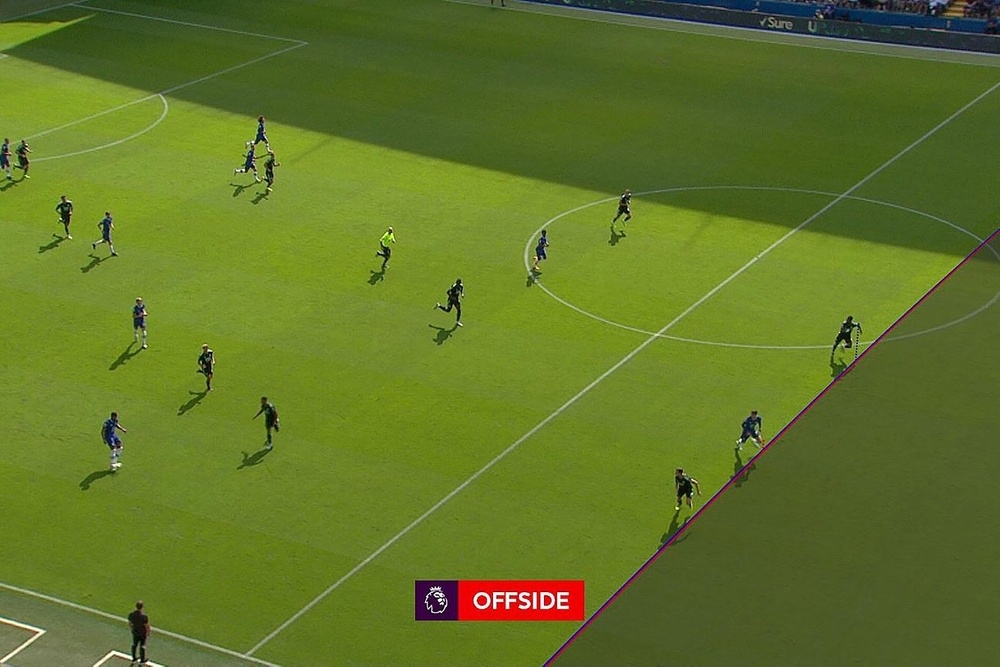
#> input picture backend/logic/r1054083_1296x864_3-2.jpg, 1000 x 667 px, shrunk from 1296 x 864 before the run
$ python detector_v1.py r1054083_1296x864_3-2.jpg
#> lines starting #> are read from the running program, lines starting #| are printed output that depends on the picture; after the words box and inside, x2 and y2 are one past the last pixel; in counts of white or black regions, pixels touching at a corner belong together
#> in main, image is the input picture: shape (667, 1000, 3); mean B, G, R 39.5, 117, 97.2
#!/usr/bin/env python3
import sys
import cv2
import numpy as np
import io
from PIL import Image

def detect_white_lines(image):
    """
    Convert the image (BGR) to HLS, then apply a range filter
    to isolate white-ish areas.
    """
    # Convert BGR to HLS
    hls = cv2.cvtColor(image, cv2.COLOR_BGR2HLS)
#> hls: shape (667, 1000, 3); mean of channels 0, 1, 2 41, 78.9, 131.2

    # Define lower and upper thresholds for 'white' in HLS
    # Adjust based on your specific pitch/lighting conditions
    lower_white = np.array([0, 180, 0])      # hue=0, lightness=180, saturation=0
    upper_white = np.array([255, 255, 100])  # hue=255, lightness=255, saturation=100

    # Create a binary mask where white-ish regions are 255
    mask = cv2.inRange(hls, lower_white, upper_white)
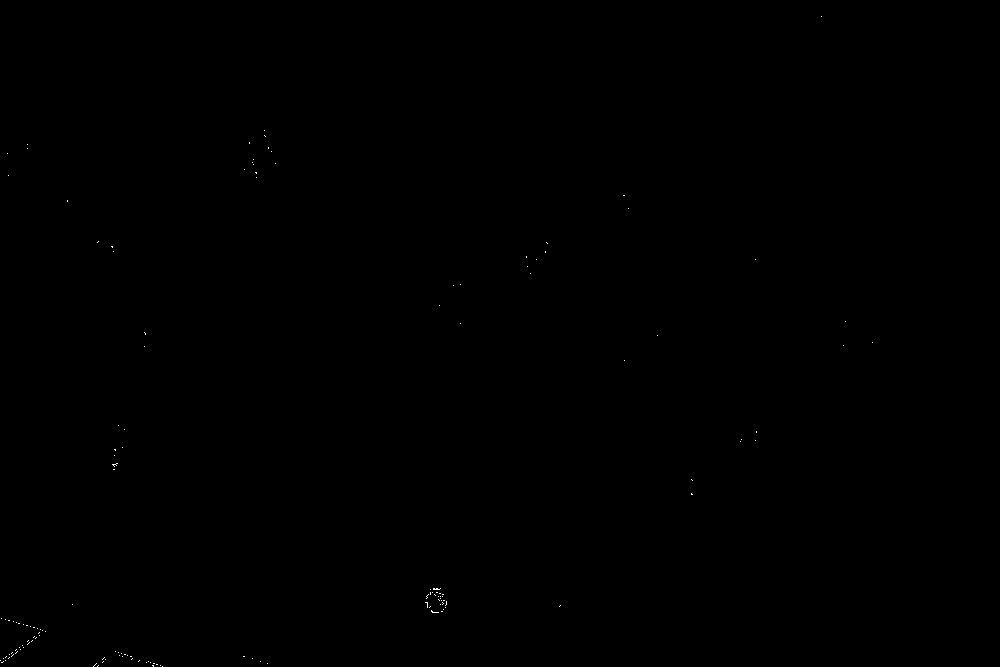
#> mask: shape (667, 1000); 0.04% white in thin lines or dots, all inside (x1, y1, x2, y2) = (0, 16, 873, 667)
    return mask

def clean_mask(mask):
    """
    Apply morphological operations to remove noise and close small holes.
    Adjust the kernel size depending on how thick/continuous your lines are.
    """
    kernel = np.ones((5, 5), np.uint8)
    closed_mask = cv2.morphologyEx(mask, cv2.MORPH_CLOSE, kernel)
#> closed_mask: shape (667, 1000); 0.08% white; 80 white regions (76 under 20 px), largest, box (x1, y1, x2, y2) and area: (425, 588, 447, 610) 179, (0, 645, 24, 663) 74, (152, 663, 163, 667) 29, (118, 652, 128, 657) 21
    return closed_mask

def highlight_contours(img, mask):
    """
    Find white-line contours and draw them in red.
    This approach treats lines as thicker regions.
    """
    contours, _ = cv2.findContours(mask, cv2.RETR_EXTERNAL, cv2.CHAIN_APPROX_SIMPLE)

    for cnt in contours:
        area = cv2.contourArea(cnt)
        if area > 500:  # filter out small noise
            cv2.drawContours(img, [cnt], -1, (0, 0, 255), 3)
    return img

def hough_line_detection(img, mask):
    """
    Use a Hough transform to detect line segments.
    Draw the resulting lines in red.
    """
    edges = cv2.Canny(mask, 50, 150)
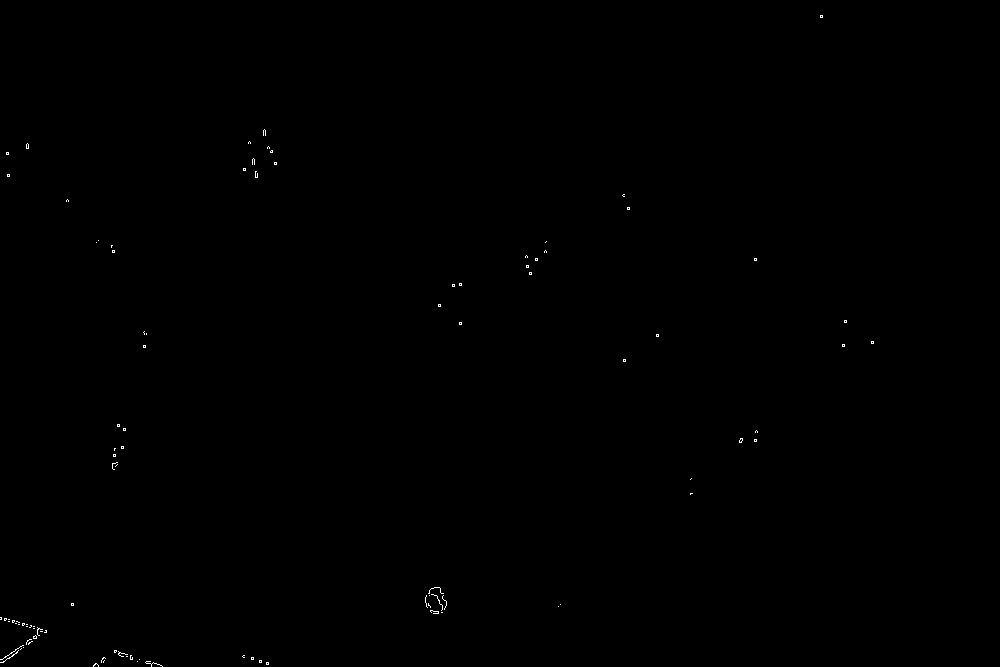
#> edges: shape (667, 1000); 0.11% white in thin lines or dots, all inside (x1, y1, x2, y2) = (0, 15, 874, 667)
    lines = cv2.HoughLinesP(
        edges,
        rho=1,
        theta=np.pi/180,
        threshold=100,
        minLineLength=50,
        maxLineGap=20
    )
#> lines = None

    if lines is not None:
        for line in lines:
            x1, y1, x2, y2 = line[0]
            cv2.line(img, (x1, y1), (x2, y2), (0, 0, 255), 3)
    return img

def main():
    if len(sys.argv) < 2:
        print("Usage: python line_detector_v1.py <image_path>")
        sys.exit(1)

    image_path = sys.argv[1]

    # Read the image from disk
    image = cv2.imread(image_path)
    if image is None:
        print(f"Error: Could not open or find the image '{image_path}'.")
        sys.exit(1)

    # Detect "white" lines in the image
    mask = detect_white_lines(image)

    # Clean up the mask with morphological operations
    cleaned_mask = clean_mask(mask)

    # --- CHOOSE YOUR DETECTION METHOD ---

    # 1) Contour detection
    #highlighted = highlight_contours(image.copy(), cleaned_mask)

    # 2) Hough transform (active by default here)
    highlighted = hough_line_detection(image.copy(), cleaned_mask)

    # Show results
    cv2.imshow("Original", image)
    cv2.imshow("Mask (Initial)", mask)
    cv2.imshow("Mask (Cleaned)", cleaned_mask)
    cv2.imshow("Highlighted Lines", highlighted)

    print("Press any key on the image window to exit.")
    cv2.waitKey(0)
    cv2.destroyAllWindows()

if __name__ == "__main__":
    main()
